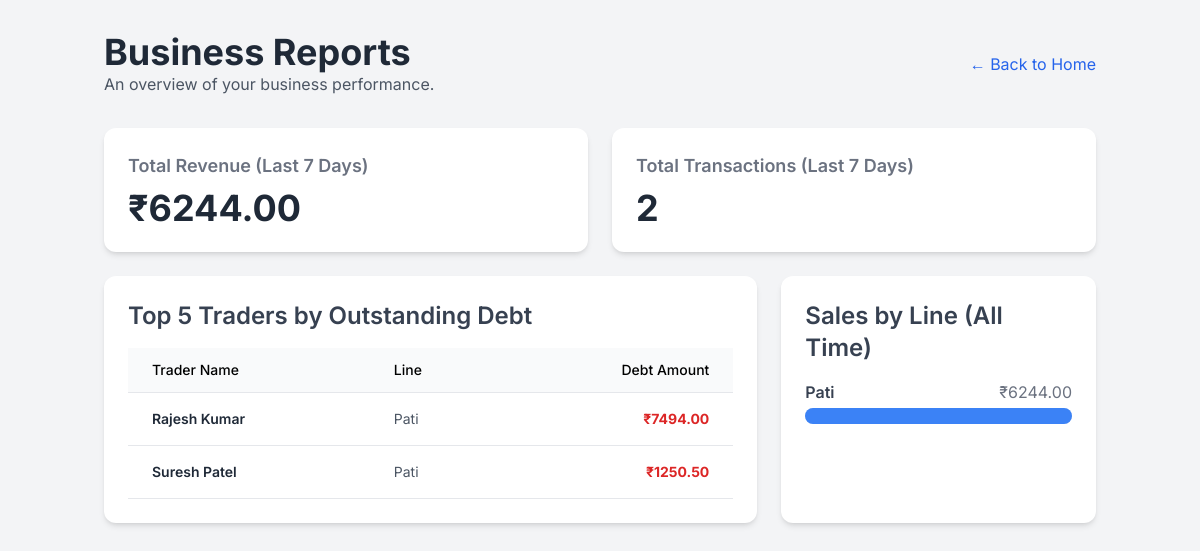
The page /reports on the database as committed earlier.
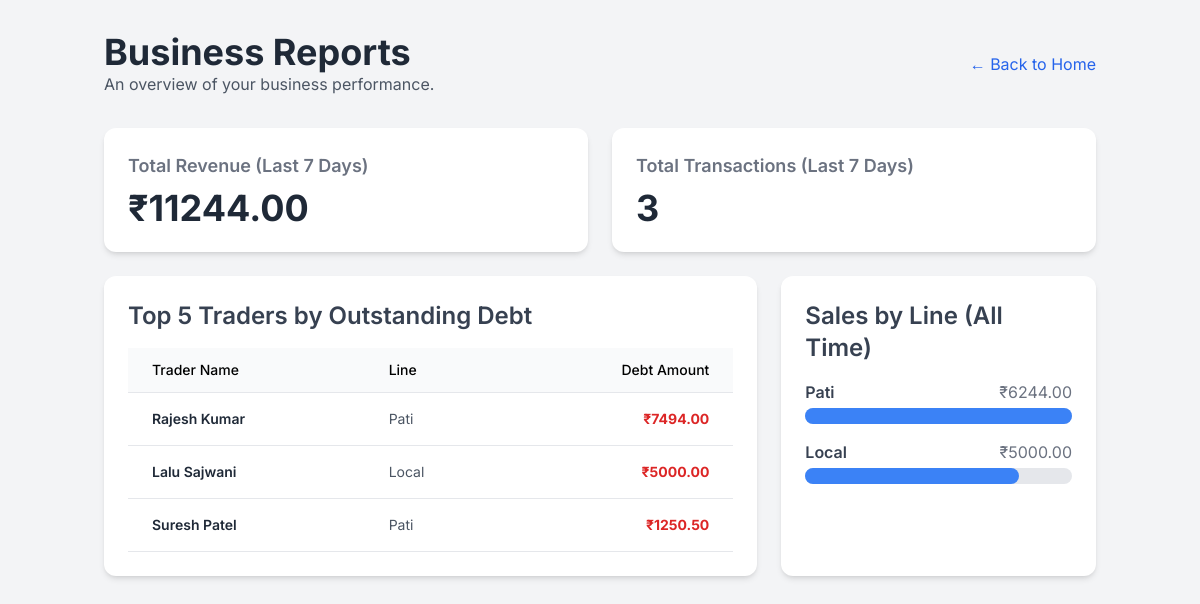
The same page on the database as committed later.
### tables this page shows
CREATE TABLE traders (
    id INTEGER PRIMARY KEY AUTOINCREMENT,
    name TEXT NOT NULL,
    line TEXT NOT NULL,
    total_debt REAL NOT NULL DEFAULT 0.0
);

### app.py (the view)
@app.route('/reports')
def reports():
    db = get_db()
    seven_days_ago = (date.today() - timedelta(days=7)).isoformat()
    summary = db.execute("SELECT SUM(total_amount) as total_revenue, COUNT(id) as num_transactions FROM transactions WHERE type = 'Purchase' AND date >= ?", (seven_days_ago,)).fetchone()
    top_debtors = db.execute("SELECT * FROM traders WHERE total_debt > 0 ORDER BY total_debt DESC LIMIT 5").fetchall()
    line_performance = db.execute("SELECT t.line, SUM(tx.total_amount) as total_sales FROM transactions tx JOIN traders t ON tx.trader_id = t.id WHERE tx.type = 'Purchase' GROUP BY t.line ORDER BY total_sales DESC").fetchall()
    return render_template('reports.html', summary=summary, top_debtors=top_debtors, line_performance=line_performance)

### app.py (called while the page is built)
def get_db():
    if 'db' not in g:
        g.db = sqlite3.connect(DATABASE)
        g.db.row_factory = sqlite3.Row
    return g.db

### templates/reports.html (shortened to what this page needs)
{% extends "layout.html" %}
{% block content %}
<header class="mb-8 flex justify-between items-center">
    <div>
        <h1 class="text-4xl font-bold text-gray-800">Business Reports</h1>
        <p class="text-gray-600">An overview of your business performance.</p>
    </div>
    <a href="/" class="text-blue-600 hover:underline">&larr; Back to Home</a>
</header>
<div class="grid grid-cols-1 lg:grid-cols-3 gap-6">
    <div class="lg:col-span-3 grid grid-cols-1 md:grid-cols-2 gap-6">
        <div class="bg-white p-6 rounded-xl shadow-md">
            <h2 class="text-lg font-semibold text-gray-500">Total Revenue (Last 7 Days)</h2>
            <p class="text-4xl font-bold text-gray-800 mt-2">₹{{ '%.2f'|format(summary.total_revenue or 0) }}</p>
        </div>
        <div class="bg-white p-6 rounded-xl shadow-md">
            <h2 class="text-lg font-semibold text-gray-500">Total Transactions (Last 7 Days)</h2>
            <p class="text-4xl font-bold text-gray-800 mt-2">{{ summary.num_transactions or 0 }}</p>
        </div>
    </div>
    <div class="lg:col-span-2 bg-white p-6 rounded-xl shadow-md">
        <h2 class="text-2xl font-semibold mb-4 text-gray-700">Top 5 Traders by Outstanding Debt</h2>
        <div class="overflow-x-auto">
            <table class="min-w-full text-left text-sm">
                <thead class="border-b bg-gray-50">
                    <tr>
                        <th class="px-6 py-3 font-medium">Trader Name</th>
                        <th class="px-6 py-3 font-medium">Line</th>
                        <th class="px-6 py-3 font-medium text-right">Debt Amount</th>
                    </tr>
                </thead>
                <tbody>
                    {% for trader in top_debtors %}
                    <tr class="border-b hover:bg-gray-50">
                        <td class="px-6 py-4 font-semibold text-gray-800">{{ trader.name }}</td>
                        <td class="px-6 py-4 text-gray-600">{{ trader.line }}</td>
                        <td class="px-6 py-4 text-right font-bold text-red-600">₹{{ '%.2f'|format(trader.total_debt) }}</td>
                    </tr>
                    {% else %}
                    <tr>
                        <td colspan="3" class="text-center py-8 text-gray-500">No outstanding debts found.</td>
                    </tr>
                    {% endfor %}
                </tbody>
            </table>
        </div>
    </div>
    <div class="lg:col-span-1 bg-white p-6 rounded-xl shadow-md">
        <h2 class="text-2xl font-semibold mb-4 text-gray-700">Sales by Line (All Time)</h2>
        <div class="space-y-4">
            {% for line in line_performance %}
            <div>
                <div class="flex justify-between mb-1">
                    <span class="font-semibold text-gray-700">{{ line.line }}</span>
                    <span class="text-gray-500">₹{{ '%.2f'|format(line.total_sales) }}</span>
                </div>
                <div class="w-full bg-gray-200 rounded-full h-4">
                    <div class="bg-blue-500 h-4 rounded-full" style="width: {{ (line.total_sales / (line_performance[0].total_sales if line_performance else 1)) * 100 }}%"></div>
                </div>
            </div>
            {% else %}
            <p class="text-center py-8 text-gray-500">No sales data available.</p>
            {% endfor %}
        </div>
    </div>
</div>
{% endblock %}

### templates/layout.html (shortened to what this page needs)
<!DOCTYPE html>
<html lang="en">
<head>
    <script src="https://cdn.tailwindcss.com"></script>
</head>
<body class="bg-gray-100">
    <div class="container mx-auto px-4 py-8">
        {% block content %}{% endblock %}
    </div>
</body>
</html>

### templates/layout.html (style rules this page uses)
body { font-family: 'Inter', sans-serif; }

Rows that differ between the two databases and show on the page:
added traders: name "Lalu Sajwani", line "Local", total_debt "5000.00", total_sales "5000.00"
Other text that changed with them:
{{ '%.2f'|format(summary.total_revenue or 0) }}: "6244.00" → "11244.00"
{{ summary.num_transactions or 0 }}: "2" → "3"
